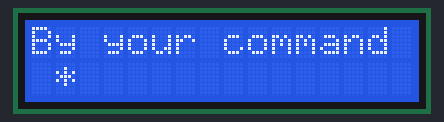
This sketch was run on a simulated Arduino Uno, built with avr-gcc and run on an emulated ATmega328P. On the bench: 16×2 character LCD.

Above: at 0.29 s.
At 0.74 s:
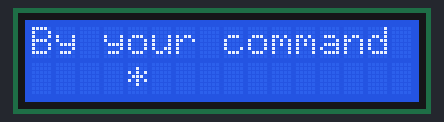
At 1.34 s:
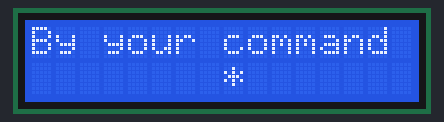
At 2.47 s:
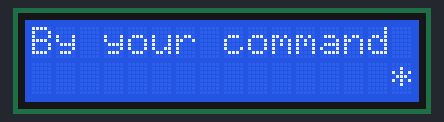
At 3.75 s:
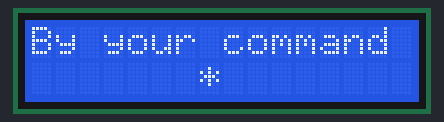
At 4.88 s:
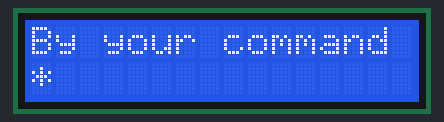

The sketch:

HW13_Program.ino
```cpp
#include <LiquidCrystal.h>

LiquidCrystal lcd(12,11,5,4,3,2);

void setup(){
  lcd.begin(16, 2); //Define dimensions of LCD

  lcd.clear();  //Start with clear screen

  lcd.print("By your command");  //Print this on first line
}

void loop(){
  //for each location along the display from left to right
  for (int pos = 0; pos <=15; pos++){

  //clear previous location with a blank
  lcd.setCursor(pos-1,1);
  lcd.print(" ");

  //write * for location
  lcd.setCursor(pos,1);
  lcd.print("*");

  //delay to give effect of moving
  delay(150);
  }


  //for each location along the display from right to left
  for (int pos = 15; pos >= 0; pos--){

  //clear previous location with a blank
  lcd.setCursor(pos+1,1);
  lcd.print(" ");

  //write * for location
  lcd.setCursor(pos,1);
  lcd.print("*");

  //clear previous location with a blank
  lcd.setCursor(pos+1,1);
  lcd.print(" ");

  //delay to give effect of moving
  delay(150);
  }
}

//In the for loops, I cleared the previous location first because at the start, 0-1 = -1
//but when printed goes to point 0. Printing before clearing causes it to print and then instantly clear it with a blank
//making it look like its not printed at all.
//clearing then printing solves that problem.
```

Measured:
- by itself, everything shown: repeats every 4.8 s, in 30 steps
